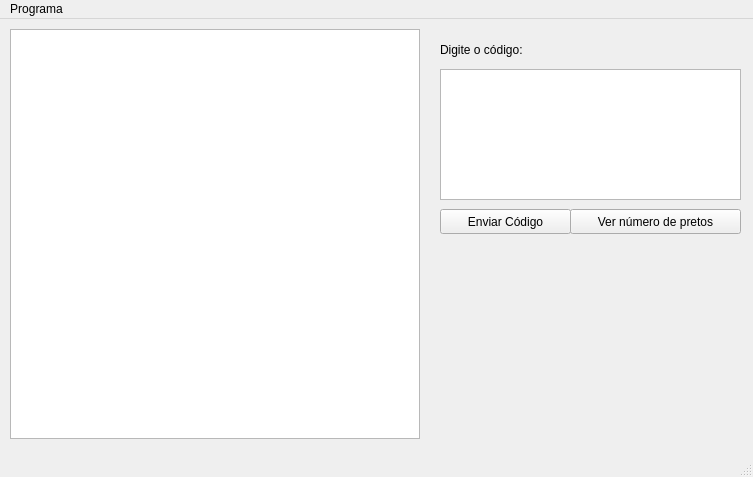
<?xml version="1.0" encoding="UTF-8"?>
<ui version="4.0">
 <class>MainWindow</class>
 <widget class="QMainWindow" name="MainWindow">
  <property name="geometry">
   <rect>
    <x>0</x>
    <y>0</y>
    <width>753</width>
    <height>477</height>
   </rect>
  </property>
  <property name="windowTitle">
   <string>Decodificador DaVinci</string>
  </property>
  <widget class="QWidget" name="centralWidget">
   <widget class="QGraphicsView" name="graphicsView">
    <property name="geometry">
     <rect>
      <x>10</x>
      <y>10</y>
      <width>410</width>
      <height>410</height>
     </rect>
    </property>
   </widget>
   <widget class="QPushButton" name="pushButton">
    <property name="geometry">
     <rect>
      <x>440</x>
      <y>190</y>
      <width>131</width>
      <height>25</height>
     </rect>
    </property>
    <property name="text">
     <string>Enviar Código</string>
    </property>
   </widget>
   <widget class="QPlainTextEdit" name="plainTextEdit">
    <property name="geometry">
     <rect>
      <x>440</x>
      <y>50</y>
      <width>301</width>
      <height>131</height>
     </rect>
    </property>
   </widget>
   <widget class="QLabel" name="label">
    <property name="geometry">
     <rect>
      <x>440</x>
      <y>20</y>
      <width>301</width>
      <height>21</height>
     </rect>
    </property>
    <property name="text">
     <string>Digite o código:</string>
    </property>
   </widget>
   <widget class="QPushButton" name="pushButton_2">
    <property name="geometry">
     <rect>
      <x>570</x>
      <y>190</y>
      <width>171</width>
      <height>25</height>
     </rect>
    </property>
    <property name="text">
     <string>Ver número de pretos</string>
    </property>
   </widget>
  </widget>
  <widget class="QMenuBar" name="menuBar">
   <property name="geometry">
    <rect>
     <x>0</x>
     <y>0</y>
     <width>753</width>
     <height>25</height>
    </rect>
   </property>
   <widget class="QMenu" name="menuPrograma">
    <property name="title">
     <string>Programa</string>
    </property>
    <addaction name="actionSobre"/>
    <addaction name="actionSair"/>
   </widget>
   <addaction name="menuPrograma"/>
  </widget>
  <widget class="QStatusBar" name="statusBar"/>
  <action name="actionSobre">
   <property name="text">
    <string>Sobre</string>
   </property>
  </action>
  <action name="actionSair">
   <property name="text">
    <string>Sair</string>
   </property>
  </action>
 </widget>
 <layoutdefault spacing="6" margin="11"/>
 <resources/>
 <connections/>
</ui>
